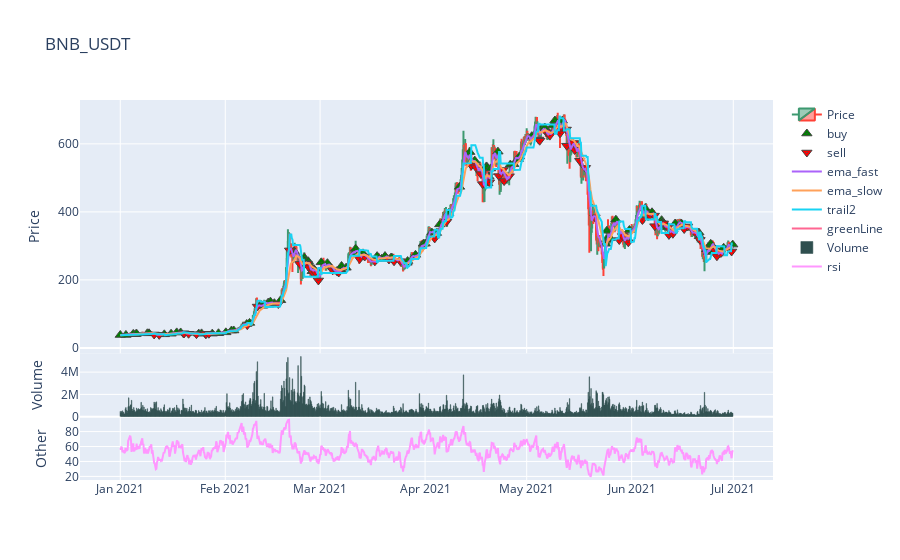

Notebook code cell kept with this figure:
### Code cell
from freqtrade.plot.plotting import  generate_candlestick_graph

graph = generate_candlestick_graph(pair=pair,
                                   data=dataFrame_between,
                                   #trades=dataFrame,
                                   indicators1=['ema_fast', 'ema_slow', 'trail2','greenLine'], #,'on_buy'
                                   indicators2=['rsi']
                                  )
graph.show()
# graph.show(renderer="browser")
